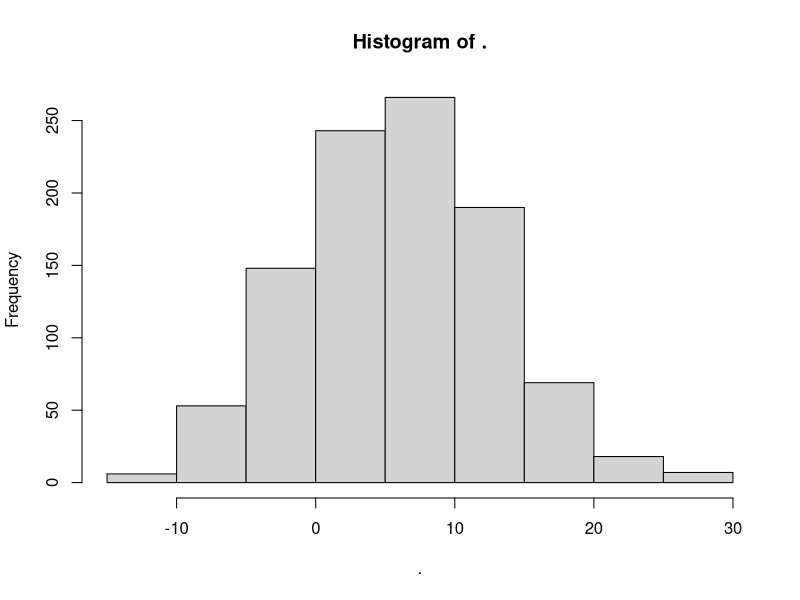
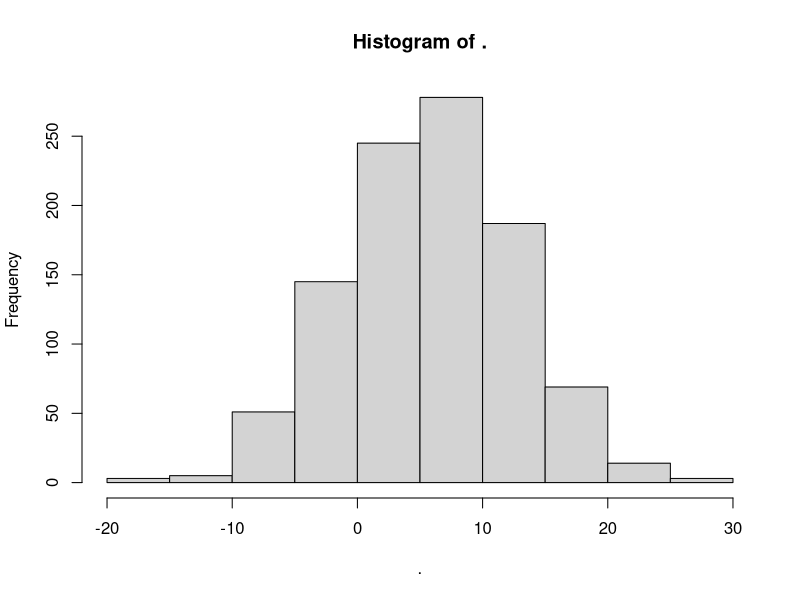
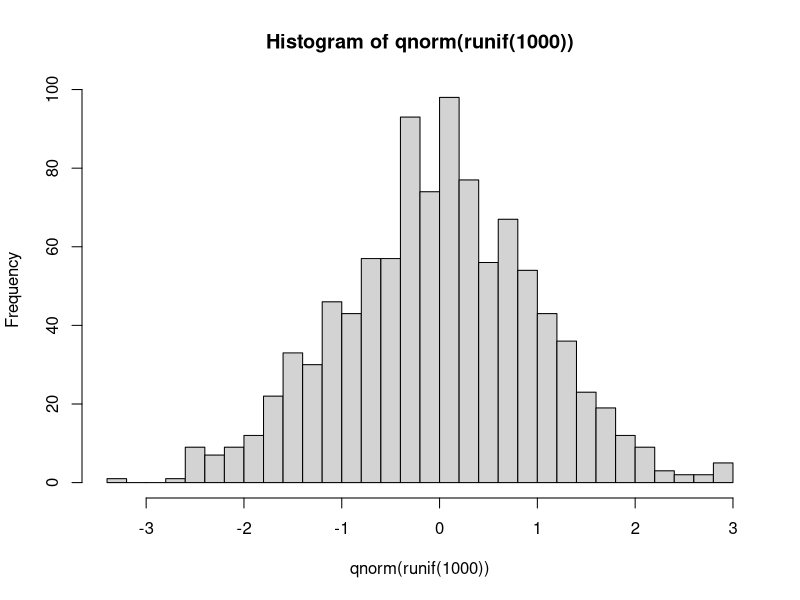
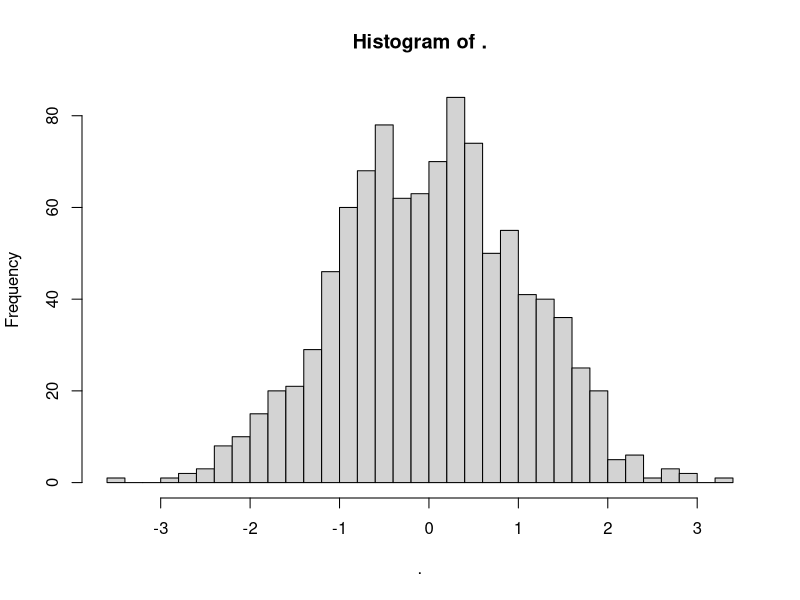
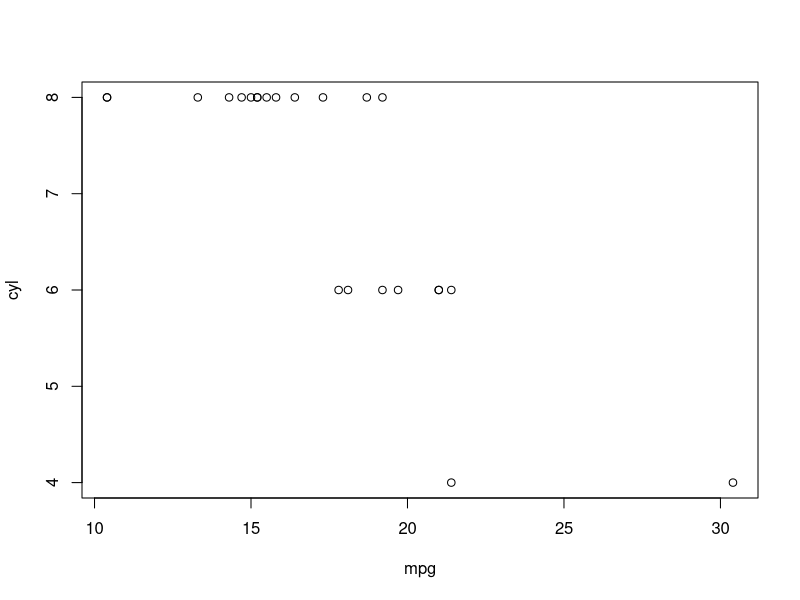
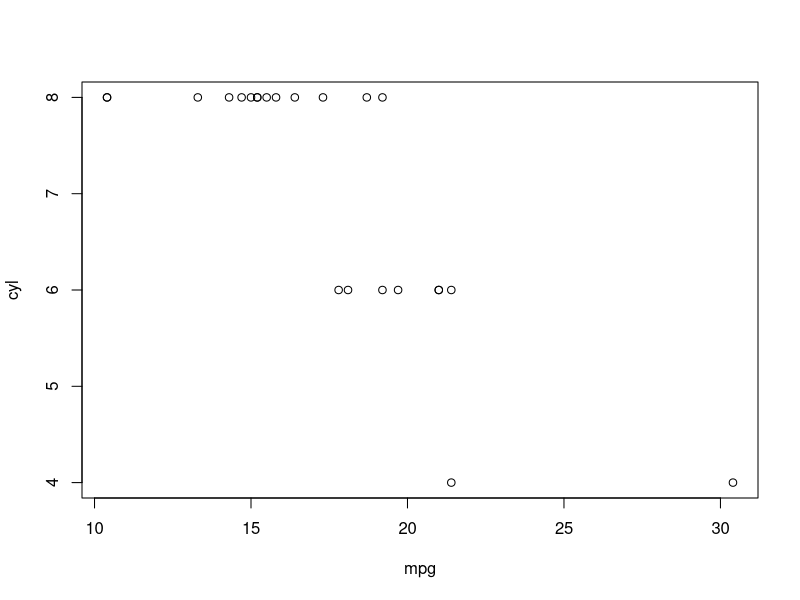
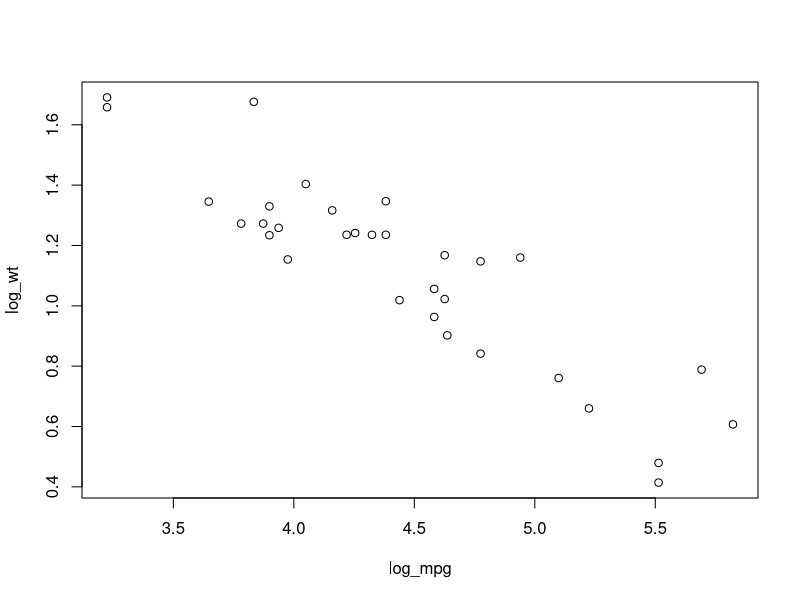

Recreate these plots in R, in order.
# Lecture 4 - magrittr

# Sources
# Why bother with magrittr: http://civilstat.com/2015/10/why-bother-with-magrittr/
# Pipes: http://blog.revolutionanalytics.com/2014/07/magrittr-simplifying-r-code-with-pipes.html
# Magrittr vignette https://cran.r-project.org/web/packages/magrittr/vignettes/magrittr.html

# Introducing magrittr ----------------------------------------------------

# Why use this? Let's start with an example

# A common function use in classification is the logsumexp function
# It's not in the base package but is in lots of fancier matrix and others
# It's definition is the log of the sum of the

# At its simplest the function is log( sum ( exp( some_data ) ) )
# So first exponentiate, then sum, then log
my_vec = 1:4
log(sum(exp(my_vec)))

# There's a bit of cognitive overload associated with this function as you have to read from right to left to see what's happening with your data

# Enter magrittr
library(magrittr)
my_vec %>% exp %>% sum %>% log

# We've re-written the function from left to right in a readable order
# The operators are separated by %>% - known as pipes
# Far fewer brackets - much more easily readable code
# Those of you who are familiar with other programming languages will be used to using piipes

# This will change the way you write R code!

# Magrittr: the basics  --------------------------------------------------

# The key to magrittr is understanding the pipe %>%
# Here are some simple examples
my_vec %>% log
my_vec %>% sum
my_vec %>% ( function(x) x^2 ) # Don't forget parentheses
my_fun = function(x, y = 2) x*y
my_vec %>% my_fun
my_vec %>% my_fun(y = 4)
my_fun2 = function(x, y) x*y
# my_vec %>% my_fun2 # This will not work
my_vec %>% my_fun2(y = -1)
my_vec %>% my_fun2(x = 3) # Interestingly this will
#
# You can then chain them up for real fanciness
my_vec %>% log %>% sum
my_vec %>% my_fun(y = 4) %>% exp

# Magrittr has some alias functions which are useful for everyday commands
rnorm(1000) %>%
  multiply_by(7) %>%
  add(6) %>%
  hist

# You can also use slightly shorter (but uglier) code:
rnorm(1000) %>%
  '*'(7) %>%
  '+'(6) %>%
  hist

# You can also assign these things to objects for manipulation
new_data = rnorm(1000) %>%
  '*'(7) %>%
  '+'(6)

## EXERCISE 1

# a) Which of the following will find the log of the square root of the sequence 1
#to 10? (Tick all that apply)
1:10 %>% sqrt %>% log(base = exp(1)) ###this one
1:10 %>% `^`(0.5) %>% log ###this one
log(sqrt(1:10)) ####and this one
sqrt(log(1:10))
1:10 %>% log %>% sqrt
1:10 %>% sqrt %>% log #### this ONE

# b) The function below to takes 1000 uniform random variables, converts
# them to normal using qnorm, then produces a histogram.
# Re-write it in magrittr format (for Blackboard marking purposes
#keep everything on one line and use spaces between %>% and =, etc)
hist(qnorm(runif(1000)), breaks = 30)
runif(1000) %>% qnorm %>% hist(breaks = 30) #### this one
# magrittr: typical workflow --------------------------------------------

# Have a look at the mtcars data set
head(mtcars)

# Consider the following things you want to do:
# 1) Transform miles per gallon into km per litre (by multiplying it by 0.4251)
# 2) Taking only those cars with horsepower bigger than 100
# 3) Aggregating the data set by cylinders and computing the means of all the remaining variables
# 4) Saving this new data set into a data frame

# Let's do it the traditional way
my_data = mtcars
my_data$kpl = my_data$mpg * 0.4251
my_data2 = subset(my_data, hp > 100)
my_data3 = aggregate(. ~ cyl, data = my_data2, FUN = 'mean')

# Or alternatively in one big line:
my_data4 = transform(aggregate(. ~ cyl,
                               data = subset(mtcars, hp > 100),
                               FUN = mean),
                     kpl = mpg * 0.4251)

# Now the magrittr way
my_data5 =
  mtcars %>%
  subset(hp > 100) %>%
  aggregate(. ~ cyl, data = ., FUN = 'mean') %>%
  within(., kpl <- mpg %>% multiply_by(0.4251))

# A few things to note about the above:
# - Notice that . is used everywhere to mark the full data frame
# - The within statement allows us to create a new variable (within is a
# base function) whilst keeping the whole data frame (different from with)
# - We have to use <- inside within not =
# - We can use nested chains of %>% inside other functions!

# Let's see which is faster
fun1 = function() {
  my_data4 = transform(aggregate(. ~ cyl,
                                 data = subset(mtcars, hp > 100),
                                 FUN = function(x) round(mean(x, 2))),
                       kpl = mpg*0.4251)
}
fun2 = function() {
  my_data4 = mtcars %>%
    subset(hp > 100) %>%
    aggregate(. ~ cyl, data = ., FUN = 'mean') %>%
    within(., kpl <- mpg %>% multiply_by(0.4251))
}
system.time(replicate(1e7, fun1))
system.time(replicate(1e7, fun2)) # Almost identical
# You don't lose any speed by using magrittr

## Exercise 2

# Take the iris data (included by default in R) and write magrittr code that:
  iris %>% subset(Sepal.Length > 3) %>%
           aggregate( . ~ Species, data = ., FUN = 'median') %>%
           within(., Petal.Area <- pi %>% multiply_by(Petal.Length) %>%
           divide_by(2) %>% multiply_by(Petal.Width) %>% divide_by(2))

# 1) takes only those observations with sepal width > 3
# 2) computes the Petal.area as pi * Petal.length / 2 * Petal.width / 2
# 3) aggregates to produce the median Petal.area across species
# (Include spaces between %>%, =, *, ~, /, etc)

# Aliases -----------------------------------------------------------------

# I can never remember what all the different aliases do and how they work so here's a much better list than the help file in ?multiply_by

# First extract
mtcars %>% extract(, 1) # Same as [ - here mtcars[,1]
mtcars %>% '['(,1) # Exactly the same but less readable
mtcars %>% extract('wt') # Or by name
mtcars %>% extract(c('wt', 'am')) # Or multiple names
mtcars %>% extract(4, 3) # Same as mtcars[4, 3]

# Now extract2 - same as '[[' - i.e. indexing a list
mtcars %>% extract2(1) # Now returns it as a vector - same as mtcars[[1]]

# inset - same as the replacement function '[<-'
mtcars %>% inset('new_value', value = rnorm(nrow(.))) # Same as mtcars$new_value = rnorm(nrow(mtcars))
# inset2 like extract2 but the replacement function.

# use_series same as $
mtcars %>% use_series('wt')

# add/subtract/multiply_by/raise_to_power/divide_by
# All pretty obvious
mtcars %>% within(., wt <- wt %>% add(200)) %>% head

# and, or, equals, is_greater_than, is_weakly_greater_than
mtcars %>% subset(cyl %>% is_weakly_greater_than(6))
mtcars %>% subset(and(mpg %>% is_greater_than(21),
                      cyl %>% is_weakly_less_than(6)))
# Set colnames, etc
mtcars %>% extract(,1:2) %>%
  set_colnames(c('miles per gallon', 'cylinders'))

## EXERCISE 3

# Write magrittr code to find the following subsets in the mtcars data set
# All cars with disp < 200 or wt > 3.3
# All cars with gear greater than or equal to 4 and cylinders equal to 6
# All cars with mpg between 15 and 23 (non-inclusive), or wt between 2.5 and 3.6 (non-inclusive)

# Again using the Iris data set, I want to use the quantile and findInterval functions to place each observation in a decile according to its Petal.Length.
# Here's how I would do it using standard R code
iris_pet_len_dec = quantile(iris$Petal.Length, probs = seq(0, 1, length = 11))
class = findInterval(iris$Petal.Length, iris_pet_len_dec, all.inside = TRUE)
table(class)
# Write a magrittr version of this code

# Other pipes -------------------------------------------------------------

# %>T% for returning the other side. Try
mtcars %>% extract(, 1)
mtcars %T>% extract(, 1) # Returns the left hand side instead

ans1 = mtcars %>%
  subset(hp > 100) %>%
  extract(, 1:2) %>%
  plot
# Nothing saved in ans1

# Compare with this (watch out for the >T)
ans2 = mtcars %>%
  subset(hp > 100) %>%
  extract(, 1:2) %T>%
  plot
# More useful - ans2 contains something

# The %$% operator - exposes the names to the right hand side
# mtcars %>%
#   subset(hp > 100) %>%
#   cor(cyl, disp)
# Doesn't work!
mtcars %>%  subset(hp > 100) %$%

  cor(cyl, disp)
# Works properly
# Use this whenever you want to refer to variable names in a subsequent step but it's not passing them properly
# Will likely occur whenever there isn't a data argument in a function

# The %<>% operator - saves a bit of typing

# Previously
mtcars2 = mtcars
mtcars2 = mtcars2 %>% within(., wt <- wt %>% add(200))
# Now
mtcars2$wt %<>% add(200)

## EXERCISE 4
# INCOMPLETE
# I want to create a scatter plot of log(mpg) vs log(wt). Which of the following work?
# mtcars %$% plot(mpg %>% log, wt %>% log)
# mtcars %>% plot(mpg %>% log, wt %>% log)
# mtcars %$% plot(log(mpg), log(wt))
# mtcars %>% within(., log_mpg <- mpg %>% log) %>%
#   within(., log_wt <- wt %>% log) %>%
#   extract(c('log_mpg', 'log_wt')) %>%
#   plot

# Fill in the blanks so that the 2-column data set used to create
# the plot is returned as part of the call
# COMPLETE
mtcars %>% within(., log_mpg <- mpg %>% sqrt) %>% #[A]
   within(., log_wt <- wt %>% log) %>% # [B]
   extract(c('log_mpg', 'log_wt')) %T>% # [C]
   plot

# Other clever features ---------------------------------------------------

# piping into functions
mtcars %>%
  (function(x) {
    if (nrow(x) > 2)
      rbind(head(x, 1), tail(x, 1))
    else x
  })

# Equivalent to:
my_fun = function(x) {
  if (nrow(x) > 2)
    rbind(head(x, 1), tail(x, 1))
  else x
}
my_fun(mtcars)

# Another example
mtcars %>% {
  n <- sample(1:10, size = 1)
  H <- head(., n)
  T <- tail(., n)
  rbind(H, T)
  } %>%
  summary

# This is the same as:
my_fun = function(x) {
  n <- sample(1:10, size = 1)
  H <- head(x, n)
  T <- tail(x, n)
  return(rbind(H, T))
}
summary(my_fun(mtcars))

# Using magrittr to create functions
mae = . %>% abs %>% mean(na.rm = TRUE)
mae(rnorm(10))

# That’s equivalent to:
mae <- function(x) {
  mean(abs(x), na.rm = TRUE)
}
mae(rnorm(10))

# or, for more complicated functions which return multiple arguments
med_mean = . %>%  { c(median(.), mean(., na.rm = TRUE)) }
med_mean(rnorm(10))

# EXERCISE 5

# I want to create my own function that produces the mean, sd,
# and length for use in an aggregate call
# Write a magrittr defined function to return the mean, sd,
# and length of a vector
# It should work with

mtcars %>% aggregate(mpg ~ cyl, data = ., my_fun)

# Here is a pretty inelegant function that provides the negative log likelihood for a given vector assuming the data come from a N(0, 1) distribution
nll = function(x) -1 * sum(log(dnorm(x)))
nll(rnorm(10))
# Re-write nll in magrittr format

# End ---------------------------------------------------------------------
